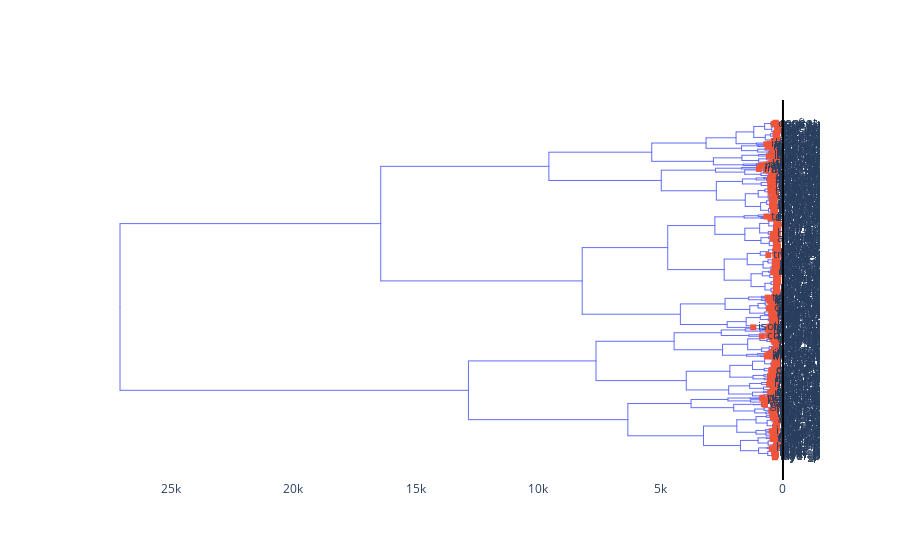

Source (notebook cell):
### Code cell
dendro(linkage, slugs, True)

### Figure 1 — Plotly figure (JSON) as saved in the notebook; plotly's stock layout.template omitted (floating-point values rounded to 4 significant figures; data arrays with more than 128 entries replaced by an {"elided": "..."} marker saying what was removed)
{"data": [{"hoverinfo": "none", "hovertext": {"elided": "2641 null values"}, "line": {"width": 1}, "marker": {"size": 1}, "mode": "lines+markers", "type": "scatter", "x": {"elided": "2641 int values"}, "y": {"elided": "2641 float values"}}, {"hoverinfo": "skip", "marker": {"cmin": 0, "symbol": "square"}, "mode": "markers+text", "text": {"elided": "529 str values"}, "textposition": "middle right", "type": "scatter", "x": {"elided": "529 int values"}, "y": {"elided": "529 int values"}}], "layout": {"autosize": true, "dragmode": "pan", "plot_bgcolor": "white", "shapes": [{"line": {"color": "black"}, "type": "line", "x0": 0, "x1": 0, "xref": "x", "y0": 0, "y1": 1, "yref": "y domain"}], "showlegend": false, "uirevision": "yes", "xaxis": {"autorange": true, "range": [28640.0, -1445.0], "type": "linear"}, "yaxis": {"autorange": true, "range": [-328.3, 5618.0], "type": "linear", "visible": false}}}
